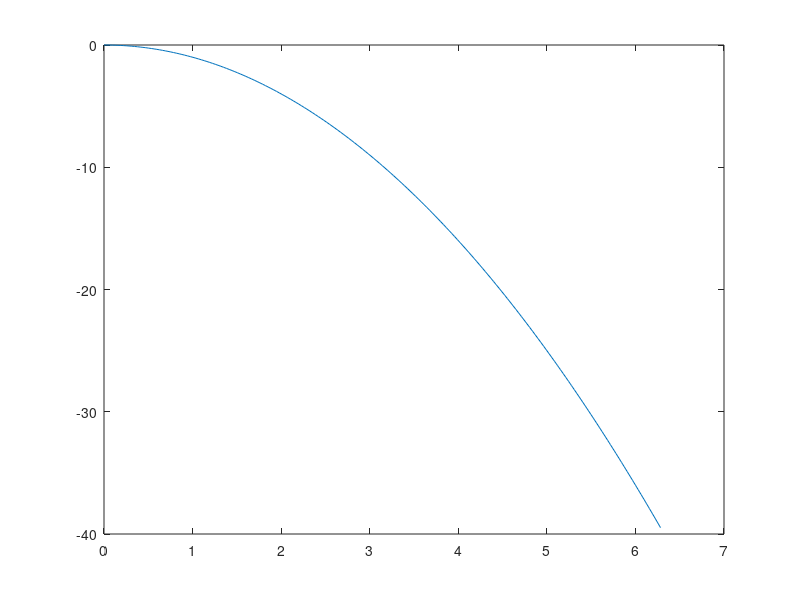

MATLAB code for this plot: (Note: this script raises an error after producing the figure.)
%% This file shows some examples using different methods for approximate a  function with a truncated series

function approximation()
    close all;
    clear all;
    clc;

    a = 0;
    b = 2*pi;
    pts = 200; % Number of points to evaluate x inside the range
    terms = 10; % Terms in the truncated series

    x = a:abs( (b-a)/pts):b;     % Period where the function is approximated
    funcs = {'-x.^2','sin(2.*x + 0.1*x.^3)'}; % Function 

    % Iterate over the functions to approximate
    for i = 1:length(funcs)
        f = funcs{i};
        % f = 'cos(2.*x + 0.1*x.^3)'; % Function 
        fprintf('Approximating function: %s \n',f);

        fh = plotOriginal(f,x,i,0);

        %% Approximating using fourier series %% ----------------
        fprintf('Approximating with Fourier Series...\n');
        f_FS = FourierSeries(f,2*pi,terms,length(x));
        plot(x, f_FS(ceil(length(f_FS)/2)+1:length(f_FS)),'or');

        fprintf('Approximating with complex Fourier Series...\n');
        f_FS = ComplexFourierSeries(f,a,b,terms,pts);
        plot(x, f_FS,'og');
        title(f);
        legend('Original', 'Fourier', 'Complex Fourier');
        saveas(fh,strcat('FurierApproximation_Ex_',num2str(i)),'png');

        %% Approximating using Chebysheb %% ----------------
        % Plot original function 
        fprintf('Approximating with ChebyshevSeries...\n');
        fc = plotOriginal(f,x,i,400);

        % Make approximation
        f_CB = ChebyshevSeries(f,a,b,terms,pts);
        plot(x, f_CB,'or');
        legend('Original', 'Chebyshev');
        title(f);
        saveas(fc,strcat('ChebyshevSeries_Ex_',num2str(i)),'png');

        %% Approximating using PowerSeries %% ----------------
        % Plot original function
        fprintf('Approximating with Power Series...\n');
        x = a:abs( (b-a)/pts):b;
        fh = plotOriginal(f,x,i,800);

        f_PS = PowerSeries(f,a,b,terms,pts);
        plot(x, f_PS,'or');
        legend('Original', 'Power Series');
        title(f);
        saveas(fh,strcat('PowerSeries_Ex_',num2str(i)),'png');
        pause(.1);
    end
end

function fg = plotOriginal(f,x,i,Xpos)
    fg = figure('Position',[Xpos 400*(i-1) 400 400]);
    plot(x, eval(f)); % Ploting real function
    hold on; pause(0.5);
end
